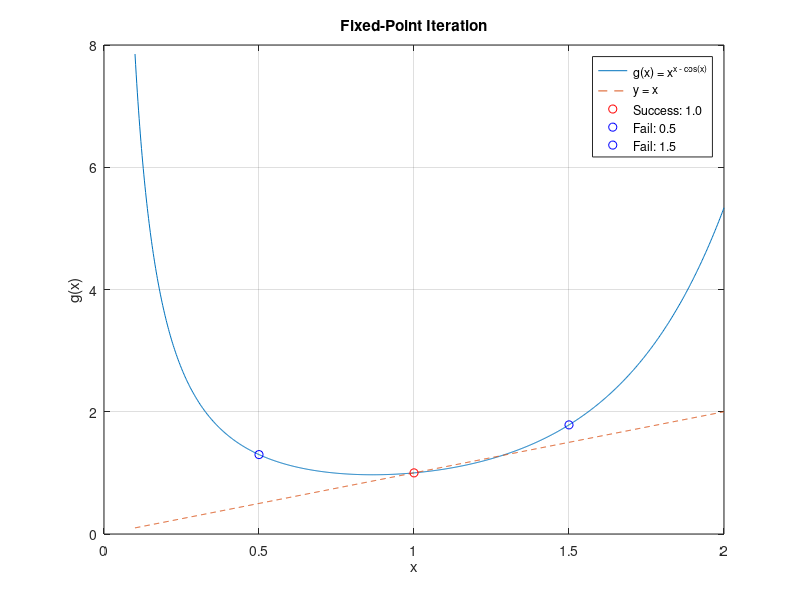

Source code (MATLAB):
% The main function of our program
function main()
    clc; clear;

    % Main Area for Input
    g = @(x) x.^(x - cos(x)); % equation

    % Try different initial approximations
    initial_approximations = [0.5, 1.0, 1.5];

    % Call the loop and plotting function
    iterate_and_plot(g, initial_approximations);

end

% Function to perform Fixed-Point Iteration and plot the result
  function iterate_and_plot(g, initial_approximations)

      fprintf('Fixed-Point Iteration\n');

      % Initialize arrays to store results for later plotting
      successful_points = [];
      unsuccessful_points = [];

      for i = 1:length(initial_approximations)
          p = initial_approximations(i);
          TOL = 10^-10; % tolerance
          N = 50;      % max num of iterations

          % Function calling
          [success, root] = fixed_point_iteration(g, p, TOL, N);

          % Display results and update arrays for plotting
          if success
              fprintf('Initial approximation %.1f: Iteration succeeded. Root: %.10f\n', p, root);
              successful_points = [successful_points; p, root];
          else
              fprintf('Initial approximation %.1f: Iteration failed after %d iterations\n', p, N);
              unsuccessful_points = [unsuccessful_points; p];
          end
      end

      % Plot the function, y=x line, and fixed points using fplot
      plot_function(g, successful_points, unsuccessful_points);
  end

% Function to perform Fixed-Point Iteration
function [success, root] = fixed_point_iteration(g, p, TOL, N)

    success = false;

    % Step 1
    i = 1;

    % Step 2
    while i <= N

        % Step 3
        P = g(p);

        % Step 4
        if abs(P - p) < TOL

            success = true;
            root = p;
            return;
        end

        % Step 5
        i = i + 1;

        % Step 6
        p = P;
    end

    % Step 7 - if not success
    root = NaN;
end

% Function to plot the function, y=x line, and fixed points
function plot_function(g, successful_points, unsuccessful_points)
    figure;

    % Plot the function and y=x line using fplot
    x_vals = linspace(0.1, 2, 1000);
    y_vals = g(x_vals);

    plot(x_vals, y_vals, 'DisplayName', 'g(x) = x^{x - cos(x)}');
    hold on;
    plot(x_vals, x_vals, '--', 'DisplayName', 'y = x');

    % Plot successful fixed points
    for i = 1:size(successful_points, 1)
        plot(successful_points(i, 1), g(successful_points(i, 1)), 'ro', 'DisplayName', sprintf('Success: %.1f', successful_points(i, 1)));
    end

    % Plot unsuccessful fixed points
    for i = 1:length(unsuccessful_points)
        plot(unsuccessful_points(i), g(unsuccessful_points(i)), 'bo', 'DisplayName', sprintf('Fail: %.1f', unsuccessful_points(i)));
    end

    xlabel('x');
    ylabel('g(x)');
    title('Fixed-Point Iteration');
    legend('Location', 'northeast');
    grid on;
    hold off;
end

